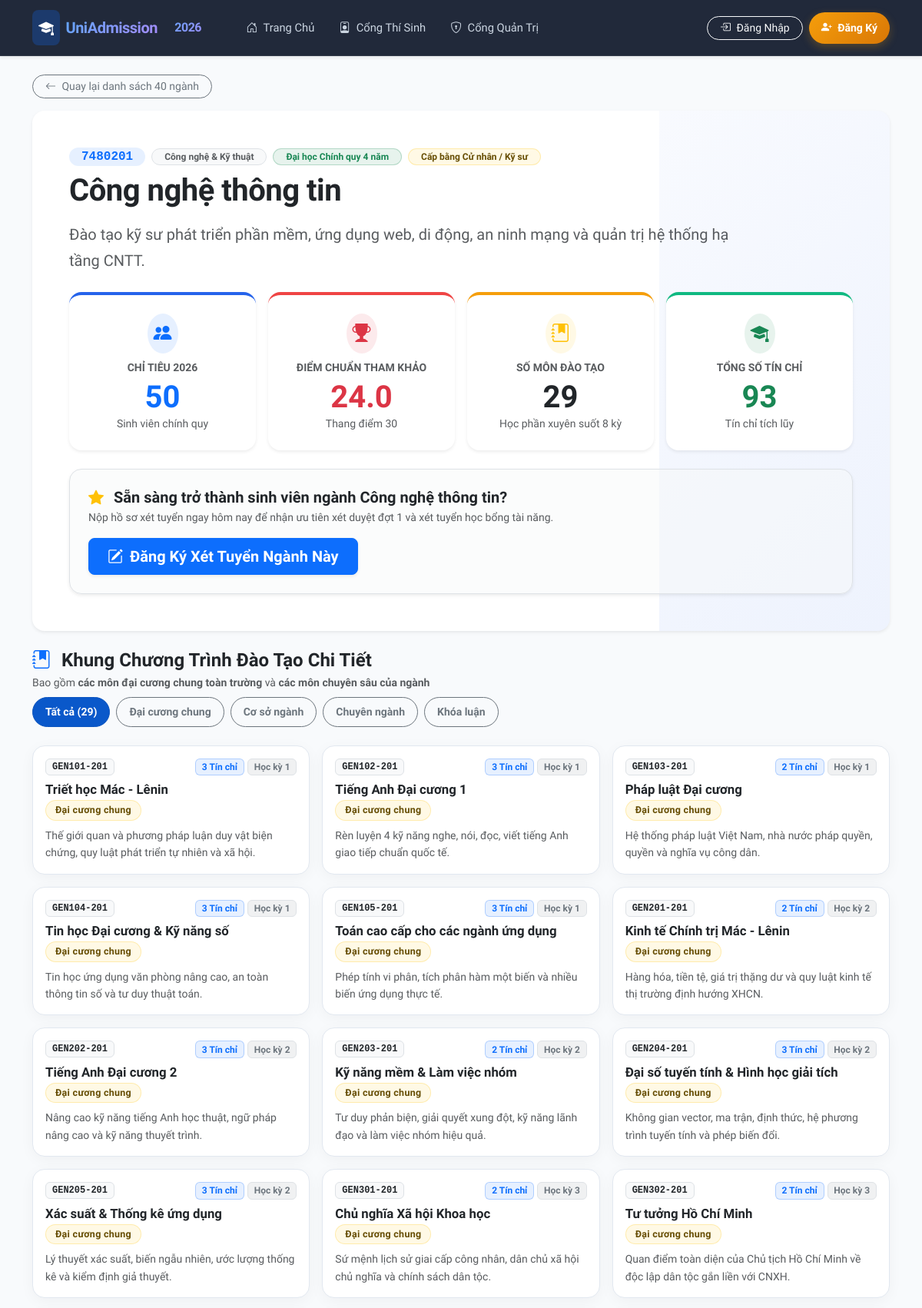
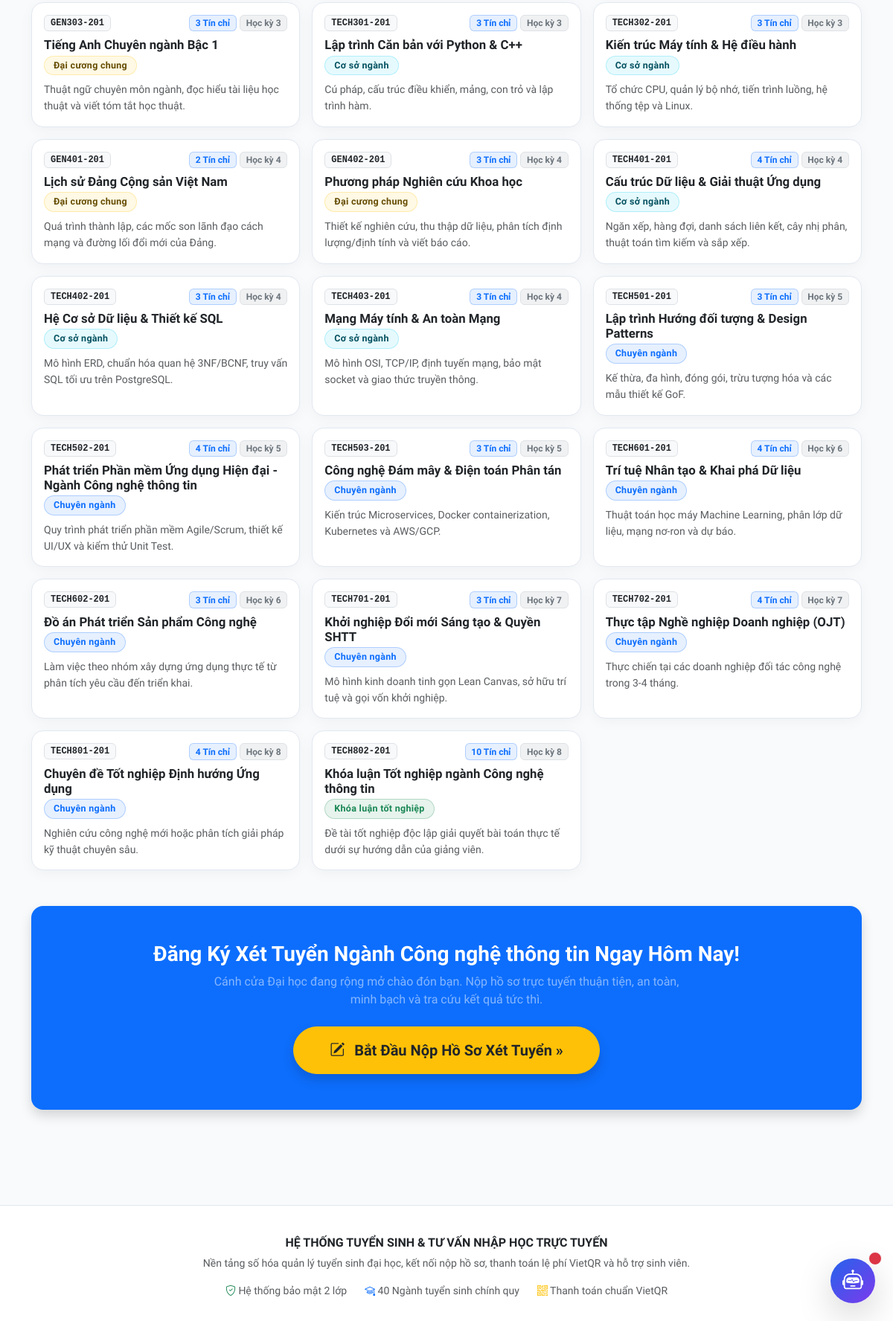
The app's page /majors/1 with its own data (2 pictures, top to bottom).
### app/models.py (models this page shows)
class Major(Base):
    __tablename__ = "majors"
    id = Column(Integer, primary_key=True, index=True)
    code = Column(String(20), unique=True, index=True, nullable=False) # VD: 7480201 (CNTT)
    name = Column(String(200), nullable=False)                         # Công nghệ thông tin
    category = Column(String(100), default="Công nghệ & Kỹ thuật")     # Khối ngành
    description = Column(Text, nullable=True)                          # Giới thiệu ngành học & chuẩn đầu ra
    quota = Column(Integer, default=50)                               # Chỉ tiêu tuyển sinh
    benchmark_score = Column(Float, default=0.0)                      # Điểm chuẩn trúng tuyển (sau lọc ảo)
    applications = relationship("AdmissionApplication", back_populates="major", foreign_keys="[AdmissionApplication.major_id]")
    applications_nv2 = relationship("AdmissionApplication", back_populates="major_nv2", foreign_keys="[AdmissionApplication.major_nv2_id]")
    subjects = relationship("Subject", back_populates="major", cascade="all, delete-orphan")

class Subject(Base):
    __tablename__ = "subjects"
    id = Column(Integer, primary_key=True, index=True)
    code = Column(String(30), index=True, nullable=False)              # VD: GEN101, IT101, BA203
    name = Column(String(200), nullable=False)                         # Tên môn học
    credits = Column(Integer, default=3)                               # Số tín chỉ (2, 3, 4)
    semester = Column(Integer, default=1)                              # Học kỳ (1 đến 8)
    subject_type = Column(String(50), default="Cơ sở ngành")          # Đại cương, Cơ sở ngành, Chuyên ngành
    description = Column(Text, nullable=True)                          # Tóm tắt nội dung môn học
    major_id = Column(Integer, ForeignKey("majors.id"), nullable=False)
    major = relationship("Major", back_populates="subjects")

### app/routers/web_views.py (the view)
@router.get("/majors/{major_id}")
def major_detail_page(major_id: int, request: Request, db: Session = Depends(get_db)):
    user = get_current_user(request, db)
    major = db.query(Major).filter(Major.id == major_id).first()
    if not major:
        raise HTTPException(status_code=404, detail="Không tìm thấy ngành học!")
    subjects = db.query(Subject).filter(Subject.major_id == major_id).order_by(Subject.semester, Subject.code).all()
    total_credits = sum(s.credits for s in subjects)
    return templates.TemplateResponse("major_detail.html", {
        "request": request,
        "user": user,
        "major": major,
        "subjects": subjects,
        "total_credits": total_credits
    })

### app/templates/major_detail.html (shortened to what this page needs)
{% extends "base.html" %}
{% block content %}
<div class="mb-4">
    <a href="/" class="btn btn-sm btn-outline-secondary rounded-pill mb-3 px-3">
        <i class="bi bi-arrow-left me-1"></i> Quay lại danh sách 40 ngành
    </a>
    <div class="card card-modern p-4 p-lg-5 bg-white border-0 shadow-sm mb-4 position-relative overflow-hidden">
        <div class="position-relative">
            <div class="d-flex align-items-center gap-2 mb-2 flex-wrap">
                <span class="badge bg-primary bg-opacity-10 text-primary font-monospace fs-6 px-3 py-1 rounded-pill fw-bold">{{ major.code }}</span>
                <span class="badge bg-light text-muted border px-3 py-1 rounded-pill">{{ major.category }}</span>
                <span class="badge bg-success bg-opacity-10 text-success border border-success border-opacity-25 px-3 py-1 rounded-pill">Đại học Chính quy 4 năm</span>
                <span class="badge bg-warning bg-opacity-10 text-warning-emphasis border border-warning border-opacity-25 px-3 py-1 rounded-pill">Cấp bằng Cử nhân / Kỹ sư</span>
            </div>
            <h2 class="display-6 fw-bold text-dark mb-3 mt-1" style="letter-spacing: -0.5px;">{{ major.name }}</h2>
            <p class="text-muted fs-5 mb-4" style="line-height: 1.7; max-width: 900px;">{{ major.description }}</p>
            <div class="row g-3 mb-4">
                <div class="col-6 col-md-3">
                    <div class="card card-modern p-3 p-md-4 border-0 shadow-sm text-center h-100 bg-white" style="border-top: 4px solid #2563eb !important;">
                        <div class="d-inline-flex p-2 rounded-circle bg-primary bg-opacity-10 text-primary mb-2 mx-auto">
                            <i class="bi bi-people-fill fs-4"></i>
                        </div>
                        <div class="small text-muted text-uppercase fw-semibold mb-1">Chỉ tiêu 2026</div>
                        <div class="display-6 fw-bold text-primary mb-0">{{ major.quota }}</div>
                        <div class="small text-muted">Sinh viên chính quy</div>
                    </div>
                </div>
                <div class="col-6 col-md-3">
                    <div class="card card-modern p-3 p-md-4 border-0 shadow-sm text-center h-100 bg-white" style="border-top: 4px solid #ef4444 !important;">
                        <div class="d-inline-flex p-2 rounded-circle bg-danger bg-opacity-10 text-danger mb-2 mx-auto">
                            <i class="bi bi-trophy-fill fs-4"></i>
                        </div>
                        <div class="small text-muted text-uppercase fw-semibold mb-1">Điểm chuẩn tham khảo</div>
                        <div class="display-6 fw-bold text-danger mb-0">{{ major.benchmark_score if major.benchmark_score > 0 else '24.5' }}</div>
                        <div class="small text-muted">Thang điểm 30</div>
                    </div>
                </div>
                <div class="col-6 col-md-3">
                    <div class="card card-modern p-3 p-md-4 border-0 shadow-sm text-center h-100 bg-white" style="border-top: 4px solid #f59e0b !important;">
                        <div class="d-inline-flex p-2 rounded-circle bg-warning bg-opacity-10 text-warning mb-2 mx-auto">
                            <i class="bi bi-journal-bookmark-fill fs-4"></i>
                        </div>
                        <div class="small text-muted text-uppercase fw-semibold mb-1">Số môn đào tạo</div>
                        <div class="display-6 fw-bold text-dark mb-0">{{ subjects|length }}</div>
                        <div class="small text-muted">Học phần xuyên suốt 8 kỳ</div>
                    </div>
                </div>
                <div class="col-6 col-md-3">
                    <div class="card card-modern p-3 p-md-4 border-0 shadow-sm text-center h-100 bg-white" style="border-top: 4px solid #10b981 !important;">
                        <div class="d-inline-flex p-2 rounded-circle bg-success bg-opacity-10 text-success mb-2 mx-auto">
                            <i class="bi bi-mortarboard-fill fs-4"></i>
                        </div>
                        <div class="small text-muted text-uppercase fw-semibold mb-1">Tổng số tín chỉ</div>
                        <div class="display-6 fw-bold text-success mb-0">{{ total_credits }}</div>
                        <div class="small text-muted">Tín chỉ tích lũy</div>
                    </div>
                </div>
            </div>
            <div class="card p-4 border rounded-4 bg-light bg-opacity-50 shadow-sm">
                <div class="d-flex justify-content-between align-items-center flex-wrap gap-3">
                    <div>
                        <h5 class="fw-bold text-dark mb-1"><i class="bi bi-star-fill text-warning me-2"></i> Sẵn sàng trở thành sinh viên ngành {{ major.name }}?</h5>
                        <p class="text-muted small mb-0">Nộp hồ sơ xét tuyển ngay hôm nay để nhận ưu tiên xét duyệt đợt 1 và xét tuyển học bổng tài năng.</p>
                    </div>
                    <div>
                        <a href="/student" class="btn btn-primary btn-lg px-4 py-2 fw-bold shadow-sm text-nowrap">
                            <i class="bi bi-pencil-square me-1"></i> Đăng Ký Xét Tuyển Ngành Này
                        </a>
                    </div>
                </div>
            </div>
        </div>
    </div>
    <div class="d-flex justify-content-between align-items-center mb-4 flex-wrap gap-2">
        <div>
            <h4 class="fw-bold mb-1 text-dark"><i class="bi bi-journal-bookmark-fill text-primary me-2"></i> Khung Chương Trình Đào Tạo Chi Tiết</h4>
            <p class="text-muted mb-0 small">Bao gồm <strong>các môn đại cương chung toàn trường</strong> và <strong>các môn chuyên sâu của ngành</strong></p>
        </div>
        <div class="d-flex gap-2 flex-wrap" id="subjectFilterPills">
            <button class="btn btn-sm btn-primary active sub-filter-btn rounded-pill px-3 py-2 fw-semibold" onclick="filterSubjects('ALL', this)">Tất cả ({{ subjects|length }})</button>
            <button class="btn btn-sm btn-outline-secondary sub-filter-btn rounded-pill px-3 py-2 fw-semibold" onclick="filterSubjects('Đại cương chung', this)">Đại cương chung</button>
            <button class="btn btn-sm btn-outline-secondary sub-filter-btn rounded-pill px-3 py-2 fw-semibold" onclick="filterSubjects('Cơ sở ngành', this)">Cơ sở ngành</button>
            <button class="btn btn-sm btn-outline-secondary sub-filter-btn rounded-pill px-3 py-2 fw-semibold" onclick="filterSubjects('Chuyên ngành', this)">Chuyên ngành</button>
            <button class="btn btn-sm btn-outline-secondary sub-filter-btn rounded-pill px-3 py-2 fw-semibold" onclick="filterSubjects('Khóa luận tốt nghiệp', this)">Khóa luận</button>
        </div>
    </div>
    <div class="row g-3" id="subjectsGrid">
        {% for s in subjects %}
        <div class="col-md-6 col-lg-4 subject-item" data-type="{{ s.subject_type }}">
            <div class="card card-modern h-100 p-3 bg-white">
                <div class="d-flex justify-content-between align-items-start mb-2">
                    <span class="badge bg-light text-dark border font-monospace px-2 py-1">{{ s.code }}</span>
                    <div class="d-flex gap-1">
                        <span class="badge bg-primary bg-opacity-10 text-primary border border-primary border-opacity-25">{{ s.credits }} Tín chỉ</span>
                        <span class="badge bg-secondary bg-opacity-10 text-secondary border">Học kỳ {{ s.semester }}</span>
                    </div>
                </div>
                <h6 class="fw-bold text-dark mb-1" style="font-size: 1.05rem;">{{ s.name }}</h6>
                <div class="mb-2">
                    {% if s.subject_type == 'Đại cương chung' %}
                        <span class="badge bg-warning bg-opacity-10 text-warning-emphasis border border-warning border-opacity-25 badge-pill">{{ s.subject_type }}</span>
                    {% elif s.subject_type == 'Cơ sở ngành' %}
                        <span class="badge bg-info bg-opacity-10 text-info-emphasis border border-info border-opacity-25 badge-pill">{{ s.subject_type }}</span>
                    {% elif s.subject_type == 'Chuyên ngành' %}
                        <span class="badge bg-primary bg-opacity-10 text-primary border border-primary border-opacity-25 badge-pill">{{ s.subject_type }}</span>
                    {% else %}
                        <span class="badge bg-success bg-opacity-10 text-success border border-success border-opacity-25 badge-pill">{{ s.subject_type }}</span>
                    {% endif %}
                </div>
                <p class="text-muted small mb-0 flex-grow-1" style="line-height: 1.6;">{{ s.description }}</p>
            </div>
        </div>
        {% endfor %}
    </div>
    <div class="card card-modern p-4 p-md-5 mt-5 text-center bg-primary text-white border-0 shadow">
        <h3 class="fw-bold mb-2">Đăng Ký Xét Tuyển Ngành {{ major.name }} Ngay Hôm Nay!</h3>
        <p class="fs-6 text-white-50 mb-4" style="max-width: 650px; margin: 0 auto;">Cánh cửa Đại học đang rộng mở chào đón bạn. Nộp hồ sơ trực tuyến thuận tiện, an toàn, minh bạch và tra cứu kết quả tức thì.</p>
        <div>
            <a href="/student" class="btn btn-warning text-dark btn-lg px-5 py-3 fw-bold rounded-pill shadow">
                <i class="bi bi-pencil-square me-2"></i> Bắt Đầu Nộp Hồ Sơ Xét Tuyển &raquo;
            </a>
        </div>
    </div>
</div>
{% endblock %}

### app/templates/base.html (style rules this page uses)
:root { --primary: #2563eb; --primary-dark: #1d4ed8; --primary-light: #eff6ff; --secondary: #0f172a; --accent: #f59e0b; --success: #10b981; --danger: #ef4444; --surface: #ffffff; --background: #f8fafc; --border: #e2e8f0; --text-main: #1e293b; --text-muted: #64748b; }
body { background-color: var(--background); color: var(--text-main); font-family: 'Plus Jakarta Sans', system-ui, -apple-system, sans-serif; -webkit-font-smoothing: antialiased; }
.card-modern { background: var(--surface); border: 1px solid var(--border); border-radius: 16px; box-shadow: 0 4px 20px -2px rgba(15, 23, 42, 0.05); transition: all 0.25s cubic-bezier(0.16, 1, 0.3, 1); }
.badge-pill { padding: 6px 12px; border-radius: 20px; font-weight: 600; font-size: 0.78rem; letter-spacing: 0.3px; }

### records on screen
Major: code "7480201", category "Công nghệ & Kỹ thuật", name "Công nghệ thông tin", description "Đào tạo kỹ sư phát triển phần mềm, ứng dụng web, di động, an ninh mạng và quản trị hệ thống hạ tầng CNTT.", quota "50", benchmark_score "24.0"
Subject: code "GEN101-201", credits "3", semester "1", name "Triết học Mác - Lênin", subject_type "Đại cương chung", description "Thế giới quan và phương pháp luận duy vật biện chứng, quy luật phát triển tự nhiên và xã hội."
Subject: code "GEN102-201", credits "3", semester "1", name "Tiếng Anh Đại cương 1", subject_type "Đại cương chung", description "Rèn luyện 4 kỹ năng nghe, nói, đọc, viết tiếng Anh giao tiếp chuẩn quốc tế."
Subject: code "GEN103-201", credits "2", semester "1", name "Pháp luật Đại cương", subject_type "Đại cương chung", description "Hệ thống pháp luật Việt Nam, nhà nước pháp quyền, quyền và nghĩa vụ công dân."
Subject: code "GEN104-201", credits "3", semester "1", name "Tin học Đại cương & Kỹ năng số", subject_type "Đại cương chung", description "Tin học ứng dụng văn phòng nâng cao, an toàn thông tin số và tư duy thuật toán."
Subject: code "GEN105-201", credits "3", semester "1", name "Toán cao cấp cho các ngành ứng dụng", subject_type "Đại cương chung", description "Phép tính vi phân, tích phân hàm một biến và nhiều biến ứng dụng thực tế."
Subject: code "GEN201-201", credits "2", semester "2", name "Kinh tế Chính trị Mác - Lênin", subject_type "Đại cương chung", description "Hàng hóa, tiền tệ, giá trị thặng dư và quy luật kinh tế thị trường định hướng XHCN."
Subject: code "GEN202-201", credits "3", semester "2", name "Tiếng Anh Đại cương 2", subject_type "Đại cương chung", description "Nâng cao kỹ năng tiếng Anh học thuật, ngữ pháp nâng cao và kỹ năng thuyết trình."
Subject: code "GEN203-201", credits "2", semester "2", name "Kỹ năng mềm & Làm việc nhóm", subject_type "Đại cương chung", description "Tư duy phản biện, giải quyết xung đột, kỹ năng lãnh đạo và làm việc nhóm hiệu quả."
Subject: code "GEN204-201", credits "3", semester "2", name "Đại số tuyến tính & Hình học giải tích", subject_type "Đại cương chung", description "Không gian vector, ma trận, định thức, hệ phương trình tuyến tính và phép biến đổi."
Subject: code "GEN205-201", credits "3", semester "2", name "Xác suất & Thống kê ứng dụng", subject_type "Đại cương chung", description "Lý thuyết xác suất, biến ngẫu nhiên, ước lượng thống kê và kiểm định giả thuyết."
Subject: code "GEN301-201", credits "2", semester "3", name "Chủ nghĩa Xã hội Khoa học", subject_type "Đại cương chung", description "Sứ mệnh lịch sử giai cấp công nhân, dân chủ xã hội chủ nghĩa và chính sách dân tộc."
Subject: code "GEN302-201", credits "2", semester "3", name "Tư tưởng Hồ Chí Minh", subject_type "Đại cương chung", description "Quan điểm toàn diện của Chủ tịch Hồ Chí Minh về độc lập dân tộc gắn liền với CNXH."
Subject: code "GEN303-201", credits "3", semester "3", name "Tiếng Anh Chuyên ngành Bậc 1", subject_type "Đại cương chung", description "Thuật ngữ chuyên môn ngành, đọc hiểu tài liệu học thuật và viết tóm tắt học thuật."
Subject: code "TECH301-201", credits "3", semester "3", name "Lập trình Căn bản với Python & C++", subject_type "Cơ sở ngành", description "Cú pháp, cấu trúc điều khiển, mảng, con trỏ và lập trình hàm."
Subject: code "TECH302-201", credits "3", semester "3", name "Kiến trúc Máy tính & Hệ điều hành", subject_type "Cơ sở ngành", description "Tổ chức CPU, quản lý bộ nhớ, tiến trình luồng, hệ thống tệp và Linux."
Subject: code "GEN401-201", credits "2", semester "4", name "Lịch sử Đảng Cộng sản Việt Nam", subject_type "Đại cương chung", description "Quá trình thành lập, các mốc son lãnh đạo cách mạng và đường lối đổi mới của Đảng."
Subject: code "GEN402-201", credits "3", semester "4", name "Phương pháp Nghiên cứu Khoa học", subject_type "Đại cương chung", description "Thiết kế nghiên cứu, thu thập dữ liệu, phân tích định lượng/định tính và viết báo cáo."
Subject: code "TECH401-201", credits "4", semester "4", name "Cấu trúc Dữ liệu & Giải thuật Ứng dụng", subject_type "Cơ sở ngành", description "Ngăn xếp, hàng đợi, danh sách liên kết, cây nhị phân, thuật toán tìm kiếm và sắp xếp."
Subject: code "TECH402-201", credits "3", semester "4", name "Hệ Cơ sở Dữ liệu & Thiết kế SQL", subject_type "Cơ sở ngành", description "Mô hình ERD, chuẩn hóa quan hệ 3NF/BCNF, truy vấn SQL tối ưu trên PostgreSQL."
Subject: code "TECH403-201", credits "3", semester "4", name "Mạng Máy tính & An toàn Mạng", subject_type "Cơ sở ngành", description "Mô hình OSI, TCP/IP, định tuyến mạng, bảo mật socket và giao thức truyền thông."
Subject: code "TECH501-201", credits "3", semester "5", name "Lập trình Hướng đối tượng & Design Patterns", subject_type "Chuyên ngành", description "Kế thừa, đa hình, đóng gói, trừu tượng hóa và các mẫu thiết kế GoF."
Subject: code "TECH502-201", credits "4", semester "5", name "Phát triển Phần mềm Ứng dụng Hiện đại - Ngành Công nghệ thông tin", subject_type "Chuyên ngành", description "Quy trình phát triển phần mềm Agile/Scrum, thiết kế UI/UX và kiểm thử Unit Test."
Subject: code "TECH503-201", credits "3", semester "5", name "Công nghệ Đám mây & Điện toán Phân tán", subject_type "Chuyên ngành", description "Kiến trúc Microservices, Docker containerization, Kubernetes và AWS/GCP."
Subject: code "TECH601-201", credits "4", semester "6", name "Trí tuệ Nhân tạo & Khai phá Dữ liệu", subject_type "Chuyên ngành", description "Thuật toán học máy Machine Learning, phân lớp dữ liệu, mạng nơ-ron và dự báo."
Subject: code "TECH602-201", credits "3", semester "6", name "Đồ án Phát triển Sản phẩm Công nghệ", subject_type "Chuyên ngành", description "Làm việc theo nhóm xây dựng ứng dụng thực tế từ phân tích yêu cầu đến triển khai."
Subject: code "TECH701-201", credits "3", semester "7", name "Khởi nghiệp Đổi mới Sáng tạo & Quyền SHTT", subject_type "Chuyên ngành", description "Mô hình kinh doanh tinh gọn Lean Canvas, sở hữu trí tuệ và gọi vốn khởi nghiệp."
Subject: code "TECH702-201", credits "4", semester "7", name "Thực tập Nghề nghiệp Doanh nghiệp (OJT)", subject_type "Chuyên ngành", description "Thực chiến tại các doanh nghiệp đối tác công nghệ trong 3-4 tháng."
Subject: code "TECH801-201", credits "4", semester "8", name "Chuyên đề Tốt nghiệp Định hướng Ứng dụng", subject_type "Chuyên ngành", description "Nghiên cứu công nghệ mới hoặc phân tích giải pháp kỹ thuật chuyên sâu."
Subject: code "TECH802-201", credits "10", semester "8", name "Khóa luận Tốt nghiệp ngành Công nghệ thông tin", subject_type "Khóa luận tốt nghiệp", description "Đề tài tốt nghiệp độc lập giải quyết bài toán thực tế dưới sự hướng dẫn của giảng viên."

### other values on screen
{{ subjects|length }} "29"
{{ total_credits }} "93"
